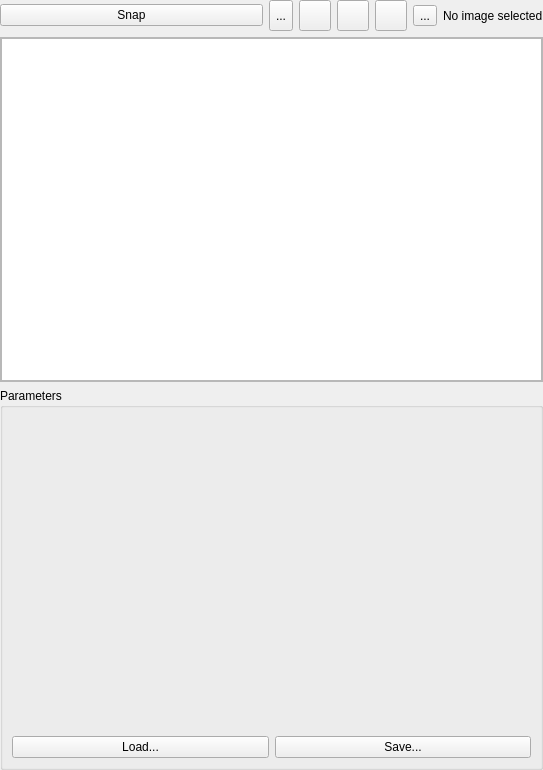
<?xml version="1.0" encoding="UTF-8"?>
<ui version="4.0">
 <class>CMultiBitmapSupplierGuiComp</class>
 <widget class="QWidget" name="CMultiBitmapSupplierGuiComp">
  <property name="geometry">
   <rect>
    <x>0</x>
    <y>0</y>
    <width>543</width>
    <height>770</height>
   </rect>
  </property>
  <property name="windowTitle">
   <string>Form</string>
  </property>
  <layout class="QVBoxLayout" name="verticalLayout_3">
   <property name="leftMargin">
    <number>0</number>
   </property>
   <property name="topMargin">
    <number>0</number>
   </property>
   <property name="rightMargin">
    <number>0</number>
   </property>
   <property name="bottomMargin">
    <number>0</number>
   </property>
   <item>
    <widget class="QFrame" name="ImageSnapFrame">
     <layout class="QVBoxLayout" name="verticalLayout_2">
      <property name="spacing">
       <number>6</number>
      </property>
      <property name="leftMargin">
       <number>0</number>
      </property>
      <property name="topMargin">
       <number>0</number>
      </property>
      <property name="rightMargin">
       <number>0</number>
      </property>
      <property name="bottomMargin">
       <number>0</number>
      </property>
      <item>
       <widget class="QFrame" name="ControlFrame">
        <property name="sizePolicy">
         <sizepolicy hsizetype="Preferred" vsizetype="Maximum">
          <horstretch>0</horstretch>
          <verstretch>0</verstretch>
         </sizepolicy>
        </property>
        <layout class="QHBoxLayout" name="horizontalLayout">
         <property name="spacing">
          <number>6</number>
         </property>
         <property name="leftMargin">
          <number>0</number>
         </property>
         <property name="topMargin">
          <number>0</number>
         </property>
         <property name="rightMargin">
          <number>0</number>
         </property>
         <property name="bottomMargin">
          <number>0</number>
         </property>
         <item>
          <widget class="QPushButton" name="SnapImageButton">
           <property name="text">
            <string>Snap</string>
           </property>
           <property name="icon">
            <iconset resource="../../../Acf/Include/iqtgui/iqtgui.qrc">
             <normaloff>:/Icons/Camera</normaloff>:/Icons/Camera</iconset>
           </property>
           <property name="iconSize">
            <size>
             <width>24</width>
             <height>24</height>
            </size>
           </property>
          </widget>
         </item>
         <item>
          <widget class="QToolButton" name="LiveImageButton">
           <property name="sizePolicy">
            <sizepolicy hsizetype="Fixed" vsizetype="Preferred">
             <horstretch>0</horstretch>
             <verstretch>0</verstretch>
            </sizepolicy>
           </property>
           <property name="toolTip">
            <string>Do continious snap, if activated</string>
           </property>
           <property name="text">
            <string>...</string>
           </property>
           <property name="icon">
            <iconset resource="../../../Acf/Include/iqtgui/iqtgui.qrc">
             <normaloff>:/Icons/AutoUpdate</normaloff>:/Icons/AutoUpdate</iconset>
           </property>
           <property name="iconSize">
            <size>
             <width>24</width>
             <height>24</height>
            </size>
           </property>
           <property name="checkable">
            <bool>true</bool>
           </property>
          </widget>
         </item>
         <item>
          <widget class="QToolButton" name="ContiniousSaveSelectedImageButton">
           <property name="sizePolicy">
            <sizepolicy hsizetype="Fixed" vsizetype="Fixed">
             <horstretch>0</horstretch>
             <verstretch>0</verstretch>
            </sizepolicy>
           </property>
           <property name="toolTip">
            <string>Save the currently selected image continuously</string>
           </property>
           <property name="text">
            <string/>
           </property>
           <property name="icon">
            <iconset resource="../../../Acf/Include/iqtgui/iqtgui.qrc">
             <normaloff>:/Icons/ContiniousSave</normaloff>:/Icons/ContiniousSave</iconset>
           </property>
           <property name="iconSize">
            <size>
             <width>24</width>
             <height>24</height>
            </size>
           </property>
           <property name="checkable">
            <bool>true</bool>
           </property>
          </widget>
         </item>
         <item>
          <widget class="QToolButton" name="ExportSelectedImageButton">
           <property name="sizePolicy">
            <sizepolicy hsizetype="Fixed" vsizetype="Fixed">
             <horstretch>0</horstretch>
             <verstretch>0</verstretch>
            </sizepolicy>
           </property>
           <property name="toolTip">
            <string>Export the current selected image</string>
           </property>
           <property name="text">
            <string/>
           </property>
           <property name="icon">
            <iconset resource="../../../Acf/Include/iqtgui/iqtgui.qrc">
             <normaloff>:/Icons/Save</normaloff>:/Icons/Save</iconset>
           </property>
           <property name="iconSize">
            <size>
             <width>24</width>
             <height>24</height>
            </size>
           </property>
          </widget>
         </item>
         <item>
          <widget class="QToolButton" name="ContiniousSaveBitmapDocumentButton">
           <property name="toolTip">
            <string>Save all camera images in a document continiously</string>
           </property>
           <property name="text">
            <string/>
           </property>
           <property name="icon">
            <iconset resource="../../../Acf/Include/iqtgui/iqtgui.qrc">
             <normaloff>:/Icons/ContiniousSave</normaloff>:/Icons/ContiniousSave</iconset>
           </property>
           <property name="iconSize">
            <size>
             <width>24</width>
             <height>24</height>
            </size>
           </property>
           <property name="checkable">
            <bool>true</bool>
           </property>
          </widget>
         </item>
         <item>
          <widget class="QToolButton" name="ExportBitmapDocumentButton">
           <property name="toolTip">
            <string>Export all camera images in a document</string>
           </property>
           <property name="text">
            <string>...</string>
           </property>
           <property name="icon">
            <iconset resource="../../../Acf/Include/iqtgui/iqtgui.qrc">
             <normaloff>:/Icons/Save</normaloff>:/Icons/Save</iconset>
           </property>
           <property name="iconSize">
            <size>
             <width>24</width>
             <height>24</height>
            </size>
           </property>
          </widget>
         </item>
         <item>
          <widget class="QLabel" name="SizeLabel">
           <property name="sizePolicy">
            <sizepolicy hsizetype="Maximum" vsizetype="Preferred">
             <horstretch>0</horstretch>
             <verstretch>0</verstretch>
            </sizepolicy>
           </property>
           <property name="text">
            <string>No image selected</string>
           </property>
          </widget>
         </item>
        </layout>
       </widget>
      </item>
      <item>
       <widget class="QFrame" name="PreviewFrame">
        <property name="sizePolicy">
         <sizepolicy hsizetype="Preferred" vsizetype="Expanding">
          <horstretch>0</horstretch>
          <verstretch>0</verstretch>
         </sizepolicy>
        </property>
        <property name="frameShape">
         <enum>QFrame::StyledPanel</enum>
        </property>
        <property name="frameShadow">
         <enum>QFrame::Raised</enum>
        </property>
        <layout class="QVBoxLayout" name="verticalLayout_4">
         <property name="leftMargin">
          <number>0</number>
         </property>
         <property name="topMargin">
          <number>0</number>
         </property>
         <property name="rightMargin">
          <number>0</number>
         </property>
         <property name="bottomMargin">
          <number>0</number>
         </property>
         <item>
          <widget class="QListWidget" name="BitmapPreview">
           <property name="sizePolicy">
            <sizepolicy hsizetype="Preferred" vsizetype="Expanding">
             <horstretch>0</horstretch>
             <verstretch>0</verstretch>
            </sizepolicy>
           </property>
           <property name="movement">
            <enum>QListView::Static</enum>
           </property>
           <property name="flow">
            <enum>QListView::TopToBottom</enum>
           </property>
           <property name="resizeMode">
            <enum>QListView::Fixed</enum>
           </property>
           <property name="layoutMode">
            <enum>QListView::Batched</enum>
           </property>
           <property name="viewMode">
            <enum>QListView::IconMode</enum>
           </property>
           <property name="uniformItemSizes">
            <bool>true</bool>
           </property>
          </widget>
         </item>
        </layout>
       </widget>
      </item>
     </layout>
    </widget>
   </item>
   <item>
    <widget class="QGroupBox" name="ParamsGB">
     <property name="title">
      <string>Parameters</string>
     </property>
     <layout class="QVBoxLayout" name="verticalLayout">
      <item>
       <widget class="QFrame" name="ParamsFrame">
        <property name="sizePolicy">
         <sizepolicy hsizetype="Preferred" vsizetype="Expanding">
          <horstretch>0</horstretch>
          <verstretch>0</verstretch>
         </sizepolicy>
        </property>
        <property name="frameShape">
         <enum>QFrame::NoFrame</enum>
        </property>
        <property name="frameShadow">
         <enum>QFrame::Raised</enum>
        </property>
        <layout class="QVBoxLayout">
         <property name="spacing">
          <number>6</number>
         </property>
         <property name="leftMargin">
          <number>0</number>
         </property>
         <property name="topMargin">
          <number>0</number>
         </property>
         <property name="rightMargin">
          <number>0</number>
         </property>
         <property name="bottomMargin">
          <number>0</number>
         </property>
        </layout>
       </widget>
      </item>
      <item>
       <layout class="QHBoxLayout" name="horizontalLayout_2">
        <item>
         <widget class="QPushButton" name="LoadParamsButton">
          <property name="sizePolicy">
           <sizepolicy hsizetype="Preferred" vsizetype="Fixed">
            <horstretch>0</horstretch>
            <verstretch>0</verstretch>
           </sizepolicy>
          </property>
          <property name="text">
           <string>Load...</string>
          </property>
         </widget>
        </item>
        <item>
         <widget class="QPushButton" name="SaveParamsButton">
          <property name="sizePolicy">
           <sizepolicy hsizetype="Preferred" vsizetype="Fixed">
            <horstretch>0</horstretch>
            <verstretch>0</verstretch>
           </sizepolicy>
          </property>
          <property name="text">
           <string>Save...</string>
          </property>
         </widget>
        </item>
       </layout>
      </item>
     </layout>
    </widget>
   </item>
  </layout>
 </widget>
 <resources>
  <include location="../../../Acf/Include/iqtgui/iqtgui.qrc"/>
 </resources>
 <connections/>
</ui>
